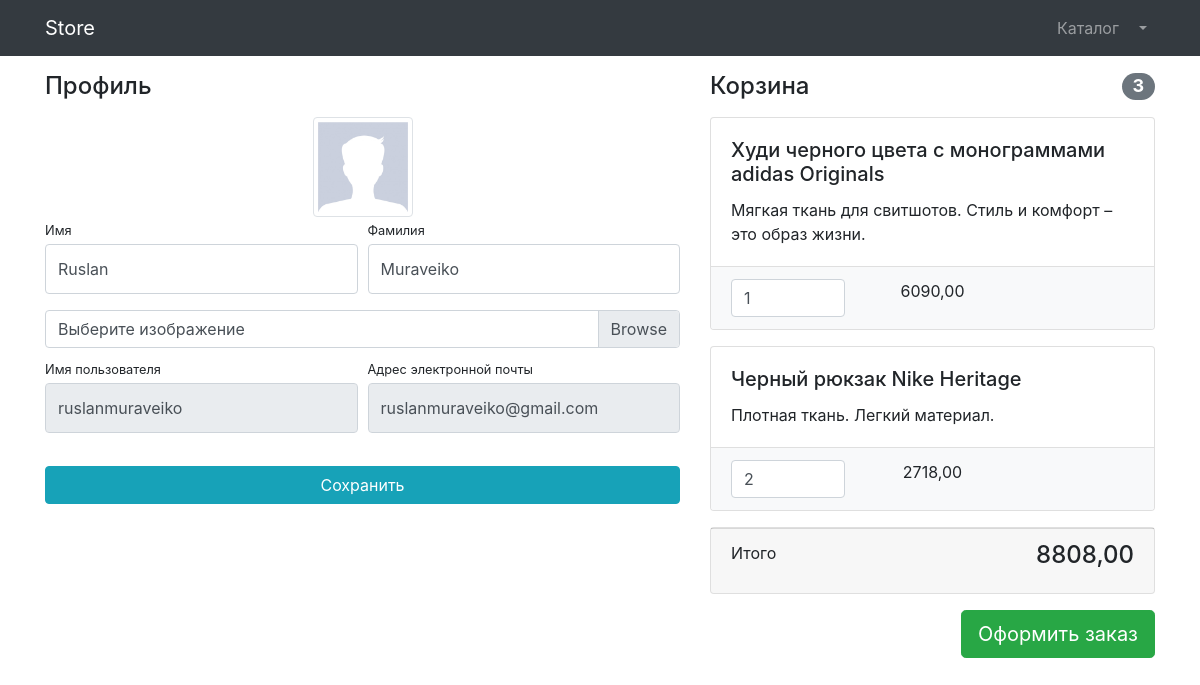
Page /users/profile/ (signed in) on the committed database.
### users/models.py (models this page shows)
class User(AbstractUser):
    image = models.ImageField(upload_to='users_images', null=True, blank=True)

### products/models.py (models this page shows, shortened)
class Basket(models.Model):
    user = models.ForeignKey(to=User, on_delete=models.CASCADE)
    product = models.ForeignKey(to=Product, on_delete=models.CASCADE)
    quantity = models.PositiveSmallIntegerField(default=0)
    created_timestamp = models.DateTimeField(auto_now_add=True)
    objects = BasketQuerySet.as_manager()
    def sum(self):
        return self.product.price * self.quantity

class Product(models.Model):
    name = models.CharField(max_length=256)
    description = models.TextField()
    price = models.DecimalField(max_digits=6, decimal_places=2)
    quantity = models.PositiveIntegerField(default=0)
    image = models.ImageField(upload_to='products_images')
    category = models.ForeignKey(to=ProductCategory, on_delete=models.CASCADE)
    class Meta:
        verbose_name = 'Продукт'
        verbose_name_plural = 'Продукты'

### users/views.py (the view)
# urls.py: path('profile/', profile, name='profile'),
@login_required
def profile(request):
    if request.method == 'POST':
        form = UserProfileForm(data=request.POST, instance=request.user, files=request.FILES)
        if form.is_valid():
            form.save()
            return HttpResponseRedirect(reverse('users:profile'))
        else:
            print(form.errors)
    else:
        form = UserProfileForm(instance=request.user)
    baskets = Basket.objects.filter(user=request.user)
    context = {
        'title': 'Store - Профиль',
        'form': form,
        'baskets': baskets,
    }
    return render(request, 'users/profile.html', context)

### users/forms.py
class UserProfileForm(UserChangeForm):
    first_name = forms.CharField(widget=forms.TextInput(attrs={'class': "form-control py-4"}))
    last_name = forms.CharField(widget=forms.TextInput(attrs={'class': "form-control py-4"}))
    image = forms.ImageField(widget=forms.FileInput(attrs={'class': 'custom-file-input'}), required=False)
    username = forms.CharField(widget=forms.TextInput(attrs={'class': "form-control py-4", 'readonly': True}))
    email = forms.CharField(widget=forms.EmailInput(attrs={'class': "form-control py-4", 'readonly': True}))
    class Meta:
        model = User
        fields = ('first_name', 'last_name', 'image', 'username', 'email')

### products/models.py (called while the page is built)
    def total_sum(self):
        return sum(basket.sum() for basket in self)

    def total_quantity(self):
        return sum(basket.quantity for basket in self)

### users/templates/users/profile.html (shortened to what this page needs)
{% extends 'products/base.html' %}
{% load static %}
{% block css %}
        <link href="{% static "vendor/css/profile.css" %}" rel="stylesheet">
{% endblock %}
{% block content %}
<div class="container">
    <div class="row">
        <div class="col-lg-7">
            <h4 class="mt-3 mb-3">Профиль</h4>
            <div class="col-lg-12 text-center">
                <img width="100" height="100"
                     src="{% if user.image %} {{ user.image.url }} {% else %} {% static 'vendor/img/users/default_avatar.jpg' %} {% endif %}"
                     class="img-thumbnail">
            </div>
            <form action="{% url 'users:profile' %}" method="post" enctype="multipart/form-data">
                <div class="form-row">
                    <div class="col-lg-6">
                        <div class="form-group">
                            <label class="small mb-1" for="{{ form.first_name.id_for_label }}">Имя</label>
                            {{ form.first_name }}
                        </div>
                    </div>
                    <div class="col-lg-6">
                        <div class="form-group">
                            <label class="small mb-1" for="{{ form.last_name.id_for_label }}">Фамилия</label>
                            {{ form.last_name }}
                        </div>
                    </div>
                </div>
                <div class="form-row mb-2">
                    <div class="col-lg-12">
                        <div class="custom-file">
                            <label class="custom-file-label" for="{{ form.image.id_for_label }}">Выберите изображение</label>
                        </div>
                    </div>
                </div>
                <div class="form-row">
                    <div class="col-lg-6">
                        <label class="small mb-1" for="{{ form.username.id_for_label }}">Имя пользователя</label>
                        {{ form.username }}
                    </div>
                    <div class="col-lg-6">
                        <label class="small mb-1" for="{{ form.email.id_for_label }}">Адрес электронной
                            почты</label>
                        {{ form.email }}
                    </div>
                </div>
                <div class="form-row">
                    <div class="col-lg-12" style="margin-top: 33px;">
                        <input class="btn btn-info btn-block" type="submit" value="Сохранить">
                    </div>
                </div>
            </form>
        </div>
        <div class="col-lg-5">
            {% include 'products/baskets.html' %}
        </div>
    </div>
</div>
{% endblock %}

### products/templates/products/base.html (shortened to what this page needs)
{% load static %}
<!DOCTYPE html>
<html lang="en">
<head>
    <link href="/static/vendor/bootstrap/css/bootstrap.min.css" rel="stylesheet">
    {% block css %} {% endblock %}
</head>
<body>
<nav class="navbar navbar-expand-lg navbar-dark bg-dark fixed-top">
    <div class="container">
        <a class="navbar-brand" href={%   url 'index' %}>Store</a>
        <div class="collapse navbar-collapse" id="navbarResponsive">
            <ul class="navbar-nav ml-auto">
                <li class="nav-item">
                    <a class="nav-link" href={% url 'products:index' %}>Каталог  </a>
                </li>
                {% if user.is_authenticated %}
                    <li class="nav-item dropdown">
                    <a class="nav-link dropdown-toggle" href="#" id="navbarDropdown" role="button"
                       data-bs-toggle="dropdown" aria-expanded="false">
                    </a>
                </li>
                 {% else %}
                    <li class="nav-item">
                    <a class="nav-link" href="{% url 'users:login' %}">Войти <i class="fas fa-sign-in-alt"></i></a>
                </li>
                {% endif %}
            </ul>
        </div>
    </div>
</nav>
{% block content %} {% endblock %}
</body>
</html>

### products/templates/products/baskets.html (shortened to what this page needs)
{% if baskets %}
<h4 class="mt-3 mb-3 d-flex justify-content-between align-items-center mb-3">
                Корзина <span class="badge badge-secondary badge-pill">{{ baskets.total_quantity }}</span>
            </h4>
    {% for basket in baskets %}
        <div class="card mb-3">
                <div class="card-body">
                    <h5 class="card-title">{{ basket.product.name }}</h5>
                    <p class="card-text">{{ basket.product.description }}</p>
                </div>
                <ul class="list-group list-group-flush">
                    <li class="list-group-item bg-light">
                        <div class="row text-center">
                            <div class="col-lg-4">
                                <input name="basketID" type="number" class="form-control"
                                       value="{{ basket.quantity }}" min="0">
                            </div>
                            <div class="col-lg-4">{{ basket.sum }}</div>
                            <div class="col-lg-4">
                            </div>
                        </div>
                    </li>
                </ul>
            </div>
    {% endfor %}
<div class="card mb-3">
                <div class="card-footer">
                    <p class="float-left">Итого</p>
                    <h4 class="float-right">{{ baskets.total_sum }}</h4>
                </div>
            </div>
<a class="btn btn-success btn-lg float-right" href="../orders/order-create.html">
                Оформить заказ
            </a>
{% else %}
    <h4 class="mt-3 mb-3 text-center">
                Корзина пуста
            </h4>
{% endif %}

### rows in the picture
User: first_name "Ruslan", last_name "Muraveiko", username "ruslanmuraveiko", email "ruslanmuraveiko@gmail.com"
Basket: total_quantity "3", product.name "Худи черного цвета с монограммами adidas Originals", product.description "Мягкая ткань для свитшотов. Стиль и комфорт – это образ жизни.", basketID "1", sum "6090,00", total_sum "8808,00"
Basket: product.name "Черный рюкзак Nike Heritage", product.description "Плотная ткань. Легкий материал.", basketID "2", sum "2718,00"
